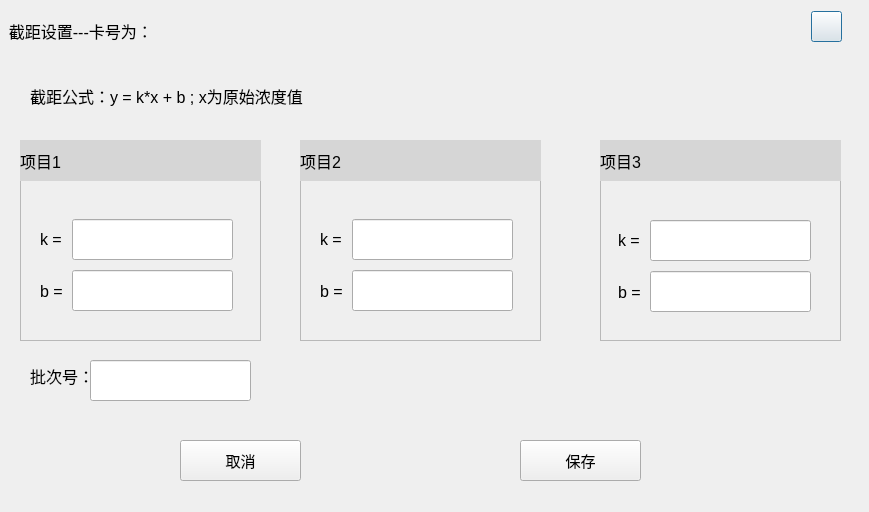
<?xml version="1.0" encoding="UTF-8"?>
<ui version="4.0">
 <class>Dg_Setting_add</class>
 <widget class="QDialog" name="Dg_Setting_add">
  <property name="geometry">
   <rect>
    <x>0</x>
    <y>0</y>
    <width>869</width>
    <height>512</height>
   </rect>
  </property>
  <property name="windowTitle">
   <string>Dialog</string>
  </property>
  <layout class="QGridLayout" name="gridLayout">
   <property name="leftMargin">
    <number>0</number>
   </property>
   <property name="topMargin">
    <number>0</number>
   </property>
   <property name="rightMargin">
    <number>0</number>
   </property>
   <property name="bottomMargin">
    <number>0</number>
   </property>
   <item row="0" column="0">
    <widget class="QWidget" name="wg_check_yq" native="true">
     <widget class="QLabel" name="pic">
      <property name="geometry">
       <rect>
        <x>0</x>
        <y>10</y>
        <width>869</width>
        <height>41</height>
       </rect>
      </property>
      <property name="font">
       <font>
        <pointsize>12</pointsize>
       </font>
      </property>
      <property name="styleSheet">
       <string notr="true"/>
      </property>
      <property name="text">
       <string>  截距设置---卡号为：</string>
      </property>
     </widget>
     <widget class="QPushButton" name="pushButton_2">
      <property name="geometry">
       <rect>
        <x>811</x>
        <y>11</y>
        <width>31</width>
        <height>31</height>
       </rect>
      </property>
      <property name="styleSheet">
       <string notr="true">border-image: url(:/new/home/home/guanbi.png);
border-color: rgb(255, 255, 255);</string>
      </property>
      <property name="text">
       <string/>
      </property>
     </widget>
     <widget class="MainButton" name="bt_save_setting">
      <property name="geometry">
       <rect>
        <x>520</x>
        <y>440</y>
        <width>121</width>
        <height>41</height>
       </rect>
      </property>
      <property name="font">
       <font>
        <pointsize>11</pointsize>
       </font>
      </property>
      <property name="text">
       <string>保存</string>
      </property>
     </widget>
     <widget class="MainButton" name="bt_canal_setting">
      <property name="geometry">
       <rect>
        <x>180</x>
        <y>440</y>
        <width>121</width>
        <height>41</height>
       </rect>
      </property>
      <property name="font">
       <font>
        <pointsize>11</pointsize>
       </font>
      </property>
      <property name="text">
       <string>取消</string>
      </property>
     </widget>
     <widget class="QLabel" name="l_card">
      <property name="geometry">
       <rect>
        <x>166</x>
        <y>16</y>
        <width>141</width>
        <height>31</height>
       </rect>
      </property>
      <property name="font">
       <font>
        <pointsize>12</pointsize>
       </font>
      </property>
      <property name="styleSheet">
       <string notr="true">color: rgb(255, 255, 255);</string>
      </property>
      <property name="text">
       <string/>
      </property>
     </widget>
     <widget class="QLabel" name="label_11">
      <property name="geometry">
       <rect>
        <x>30</x>
        <y>80</y>
        <width>311</width>
        <height>31</height>
       </rect>
      </property>
      <property name="font">
       <font>
        <pointsize>12</pointsize>
       </font>
      </property>
      <property name="styleSheet">
       <string notr="true"/>
      </property>
      <property name="text">
       <string>截距公式：y = k*x + b ; x为原始浓度值</string>
      </property>
     </widget>
     <widget class="QFrame" name="frame_setting_1">
      <property name="geometry">
       <rect>
        <x>20</x>
        <y>140</y>
        <width>241</width>
        <height>201</height>
       </rect>
      </property>
      <property name="styleSheet">
       <string notr="true"/>
      </property>
      <property name="frameShape">
       <enum>QFrame::StyledPanel</enum>
      </property>
      <property name="frameShadow">
       <enum>QFrame::Raised</enum>
      </property>
      <widget class="QLabel" name="label">
       <property name="geometry">
        <rect>
         <x>0</x>
         <y>0</y>
         <width>241</width>
         <height>41</height>
        </rect>
       </property>
       <property name="font">
        <font>
         <pointsize>12</pointsize>
        </font>
       </property>
       <property name="styleSheet">
        <string notr="true">background-color: rgb(214, 214, 214);</string>
       </property>
       <property name="text">
        <string>项目1</string>
       </property>
      </widget>
      <widget class="QLabel" name="label_4">
       <property name="geometry">
        <rect>
         <x>20</x>
         <y>93</y>
         <width>54</width>
         <height>12</height>
        </rect>
       </property>
       <property name="font">
        <font>
         <pointsize>12</pointsize>
        </font>
       </property>
       <property name="text">
        <string>k = </string>
       </property>
      </widget>
      <widget class="QLabel" name="label_5">
       <property name="geometry">
        <rect>
         <x>20</x>
         <y>145</y>
         <width>54</width>
         <height>12</height>
        </rect>
       </property>
       <property name="font">
        <font>
         <pointsize>12</pointsize>
        </font>
       </property>
       <property name="text">
        <string>b = </string>
       </property>
      </widget>
      <widget class="QLineEdit" name="ed_prok1_setting">
       <property name="geometry">
        <rect>
         <x>52</x>
         <y>79</y>
         <width>161</width>
         <height>41</height>
        </rect>
       </property>
       <property name="font">
        <font>
         <pointsize>12</pointsize>
        </font>
       </property>
       <property name="text">
        <string/>
       </property>
      </widget>
      <widget class="QLineEdit" name="ed_prob1_setting">
       <property name="geometry">
        <rect>
         <x>52</x>
         <y>130</y>
         <width>161</width>
         <height>41</height>
        </rect>
       </property>
       <property name="font">
        <font>
         <pointsize>12</pointsize>
        </font>
       </property>
       <property name="text">
        <string/>
       </property>
      </widget>
     </widget>
     <widget class="QFrame" name="frame_setting_2">
      <property name="geometry">
       <rect>
        <x>300</x>
        <y>140</y>
        <width>241</width>
        <height>201</height>
       </rect>
      </property>
      <property name="styleSheet">
       <string notr="true"/>
      </property>
      <property name="frameShape">
       <enum>QFrame::StyledPanel</enum>
      </property>
      <property name="frameShadow">
       <enum>QFrame::Raised</enum>
      </property>
      <widget class="QLabel" name="label_2">
       <property name="geometry">
        <rect>
         <x>0</x>
         <y>0</y>
         <width>241</width>
         <height>41</height>
        </rect>
       </property>
       <property name="font">
        <font>
         <pointsize>12</pointsize>
        </font>
       </property>
       <property name="styleSheet">
        <string notr="true">background-color: rgb(214, 214, 214);</string>
       </property>
       <property name="text">
        <string>项目2</string>
       </property>
      </widget>
      <widget class="QLineEdit" name="ed_prob2_setting">
       <property name="geometry">
        <rect>
         <x>52</x>
         <y>130</y>
         <width>161</width>
         <height>41</height>
        </rect>
       </property>
       <property name="font">
        <font>
         <pointsize>12</pointsize>
        </font>
       </property>
       <property name="text">
        <string/>
       </property>
      </widget>
      <widget class="QLabel" name="label_6">
       <property name="geometry">
        <rect>
         <x>20</x>
         <y>145</y>
         <width>54</width>
         <height>12</height>
        </rect>
       </property>
       <property name="font">
        <font>
         <pointsize>12</pointsize>
        </font>
       </property>
       <property name="text">
        <string>b = </string>
       </property>
      </widget>
      <widget class="QLabel" name="label_7">
       <property name="geometry">
        <rect>
         <x>20</x>
         <y>93</y>
         <width>54</width>
         <height>12</height>
        </rect>
       </property>
       <property name="font">
        <font>
         <pointsize>12</pointsize>
        </font>
       </property>
       <property name="text">
        <string>k = </string>
       </property>
      </widget>
      <widget class="QLineEdit" name="ed_prok2_setting">
       <property name="geometry">
        <rect>
         <x>52</x>
         <y>79</y>
         <width>161</width>
         <height>41</height>
        </rect>
       </property>
       <property name="font">
        <font>
         <pointsize>12</pointsize>
        </font>
       </property>
       <property name="text">
        <string/>
       </property>
      </widget>
     </widget>
     <widget class="QFrame" name="frame_setting_3">
      <property name="geometry">
       <rect>
        <x>600</x>
        <y>140</y>
        <width>241</width>
        <height>201</height>
       </rect>
      </property>
      <property name="styleSheet">
       <string notr="true"/>
      </property>
      <property name="frameShape">
       <enum>QFrame::StyledPanel</enum>
      </property>
      <property name="frameShadow">
       <enum>QFrame::Raised</enum>
      </property>
      <widget class="QLabel" name="label_3">
       <property name="geometry">
        <rect>
         <x>0</x>
         <y>0</y>
         <width>241</width>
         <height>41</height>
        </rect>
       </property>
       <property name="font">
        <font>
         <pointsize>12</pointsize>
        </font>
       </property>
       <property name="styleSheet">
        <string notr="true">background-color: rgb(214, 214, 214);</string>
       </property>
       <property name="text">
        <string>项目3</string>
       </property>
      </widget>
      <widget class="QLineEdit" name="ed_prob3_setting">
       <property name="geometry">
        <rect>
         <x>50</x>
         <y>131</y>
         <width>161</width>
         <height>41</height>
        </rect>
       </property>
       <property name="font">
        <font>
         <pointsize>12</pointsize>
        </font>
       </property>
       <property name="text">
        <string/>
       </property>
      </widget>
      <widget class="QLabel" name="label_8">
       <property name="geometry">
        <rect>
         <x>18</x>
         <y>146</y>
         <width>54</width>
         <height>12</height>
        </rect>
       </property>
       <property name="font">
        <font>
         <pointsize>12</pointsize>
        </font>
       </property>
       <property name="text">
        <string>b = </string>
       </property>
      </widget>
      <widget class="QLabel" name="label_9">
       <property name="geometry">
        <rect>
         <x>18</x>
         <y>94</y>
         <width>54</width>
         <height>12</height>
        </rect>
       </property>
       <property name="font">
        <font>
         <pointsize>12</pointsize>
        </font>
       </property>
       <property name="text">
        <string>k = </string>
       </property>
      </widget>
      <widget class="QLineEdit" name="ed_prok3_setting">
       <property name="geometry">
        <rect>
         <x>50</x>
         <y>80</y>
         <width>161</width>
         <height>41</height>
        </rect>
       </property>
       <property name="font">
        <font>
         <pointsize>12</pointsize>
        </font>
       </property>
       <property name="text">
        <string/>
       </property>
      </widget>
     </widget>
     <widget class="QLabel" name="label_10">
      <property name="geometry">
       <rect>
        <x>30</x>
        <y>360</y>
        <width>81</width>
        <height>31</height>
       </rect>
      </property>
      <property name="font">
       <font>
        <pointsize>12</pointsize>
       </font>
      </property>
      <property name="text">
       <string>批次号：</string>
      </property>
     </widget>
     <widget class="QLineEdit" name="ed_pnum_setting">
      <property name="geometry">
       <rect>
        <x>90</x>
        <y>360</y>
        <width>161</width>
        <height>41</height>
       </rect>
      </property>
      <property name="font">
       <font>
        <pointsize>12</pointsize>
       </font>
      </property>
     </widget>
     <zorder>bt_save_setting</zorder>
     <zorder>bt_canal_setting</zorder>
     <zorder>pic</zorder>
     <zorder>pushButton_2</zorder>
     <zorder>label_11</zorder>
     <zorder>frame_setting_1</zorder>
     <zorder>frame_setting_2</zorder>
     <zorder>frame_setting_3</zorder>
     <zorder>label_10</zorder>
     <zorder>ed_pnum_setting</zorder>
     <zorder>l_card</zorder>
    </widget>
   </item>
  </layout>
 </widget>
 <customwidgets>
  <customwidget>
   <class>MainButton</class>
   <extends>QPushButton</extends>
   <header location="global">mainbutton.h</header>
  </customwidget>
 </customwidgets>
 <resources/>
 <connections/>
</ui>
